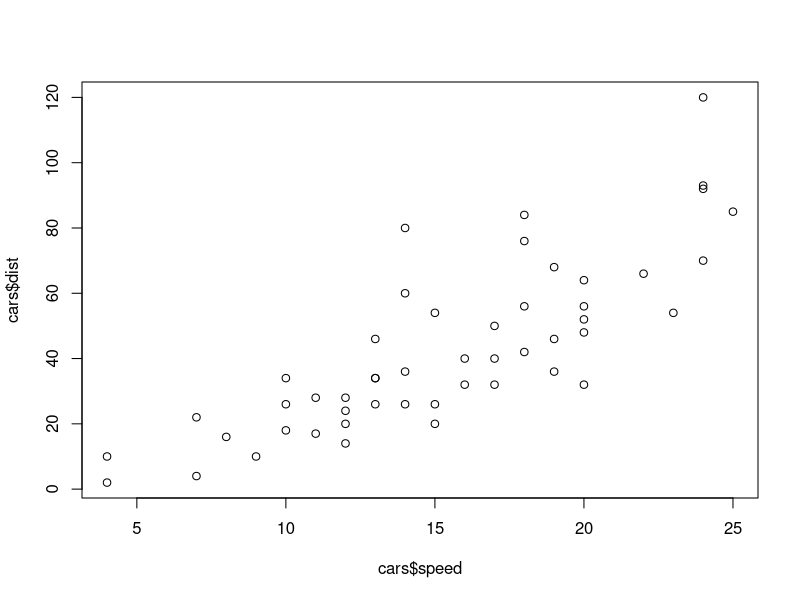
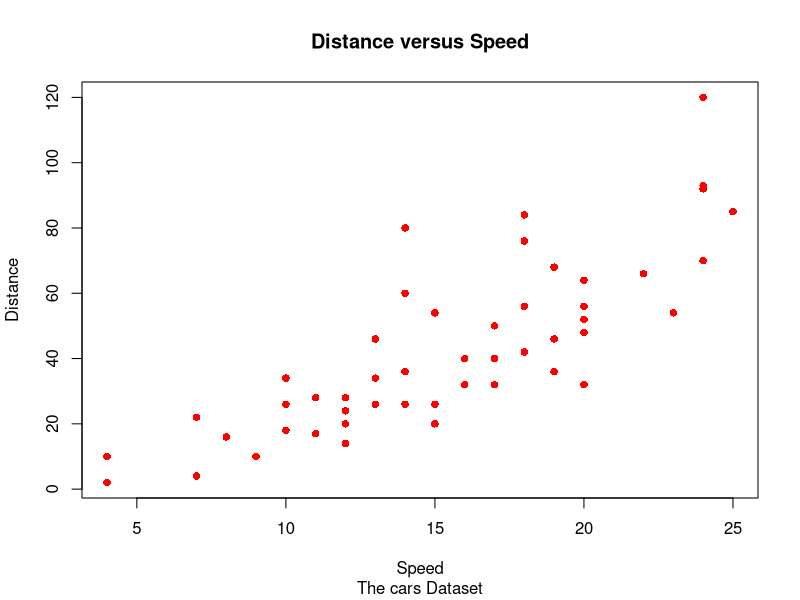

These charts were generated, in order, by the following R code:
## ---- chunk 1
1 + 1
## ---- chunk 2
#| echo: false
2 * 2
## ---- chunk 3
#| label: fig-basicplot
data(cars)
plot(cars$speed, cars$dist)
## ---- chunk 4
#| fig-align: center
#| fig-width: 6
#| fig-height: 4
#| fig-pos: ht
#| fig-cap: "Distance versus Speed Relationship of 50 cars from the 1920s."
#| fig-cap-location: bottom
#| label: fig-cars
#| echo: false
plot(cars$speed, cars$dist, main="Distance versus Speed",
     sub="The cars Dataset", xlab="Speed", ylab="Distance",
     pch=16, col="red")
